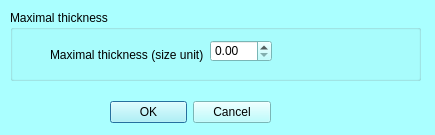
<?xml version="1.0" encoding="UTF-8"?>
<ui version="4.0">
 <class>mqScalarsThicknessDialog</class>
 <widget class="QDialog" name="mqScalarsThicknessDialog">
  <property name="geometry">
   <rect>
    <x>0</x>
    <y>0</y>
    <width>435</width>
    <height>135</height>
   </rect>
  </property>
  <property name="palette">
   <palette>
    <active>
     <colorrole role="WindowText">
      <brush brushstyle="SolidPattern">
       <color alpha="255">
        <red>0</red>
        <green>0</green>
        <blue>0</blue>
       </color>
      </brush>
     </colorrole>
     <colorrole role="Button">
      <brush brushstyle="SolidPattern">
       <color alpha="255">
        <red>170</red>
        <green>255</green>
        <blue>255</blue>
       </color>
      </brush>
     </colorrole>
     <colorrole role="Light">
      <brush brushstyle="SolidPattern">
       <color alpha="255">
        <red>255</red>
        <green>255</green>
        <blue>255</blue>
       </color>
      </brush>
     </colorrole>
     <colorrole role="Midlight">
      <brush brushstyle="SolidPattern">
       <color alpha="255">
        <red>212</red>
        <green>255</green>
        <blue>255</blue>
       </color>
      </brush>
     </colorrole>
     <colorrole role="Dark">
      <brush brushstyle="SolidPattern">
       <color alpha="255">
        <red>85</red>
        <green>127</green>
        <blue>127</blue>
       </color>
      </brush>
     </colorrole>
     <colorrole role="Mid">
      <brush brushstyle="SolidPattern">
       <color alpha="255">
        <red>113</red>
        <green>170</green>
        <blue>170</blue>
       </color>
      </brush>
     </colorrole>
     <colorrole role="Text">
      <brush brushstyle="SolidPattern">
       <color alpha="255">
        <red>0</red>
        <green>0</green>
        <blue>0</blue>
       </color>
      </brush>
     </colorrole>
     <colorrole role="BrightText">
      <brush brushstyle="SolidPattern">
       <color alpha="255">
        <red>255</red>
        <green>255</green>
        <blue>255</blue>
       </color>
      </brush>
     </colorrole>
     <colorrole role="ButtonText">
      <brush brushstyle="SolidPattern">
       <color alpha="255">
        <red>0</red>
        <green>0</green>
        <blue>0</blue>
       </color>
      </brush>
     </colorrole>
     <colorrole role="Base">
      <brush brushstyle="SolidPattern">
       <color alpha="255">
        <red>255</red>
        <green>255</green>
        <blue>255</blue>
       </color>
      </brush>
     </colorrole>
     <colorrole role="Window">
      <brush brushstyle="SolidPattern">
       <color alpha="255">
        <red>170</red>
        <green>255</green>
        <blue>255</blue>
       </color>
      </brush>
     </colorrole>
     <colorrole role="Shadow">
      <brush brushstyle="SolidPattern">
       <color alpha="255">
        <red>0</red>
        <green>0</green>
        <blue>0</blue>
       </color>
      </brush>
     </colorrole>
     <colorrole role="AlternateBase">
      <brush brushstyle="SolidPattern">
       <color alpha="255">
        <red>212</red>
        <green>255</green>
        <blue>255</blue>
       </color>
      </brush>
     </colorrole>
     <colorrole role="ToolTipBase">
      <brush brushstyle="SolidPattern">
       <color alpha="255">
        <red>255</red>
        <green>255</green>
        <blue>220</blue>
       </color>
      </brush>
     </colorrole>
     <colorrole role="ToolTipText">
      <brush brushstyle="SolidPattern">
       <color alpha="255">
        <red>0</red>
        <green>0</green>
        <blue>0</blue>
       </color>
      </brush>
     </colorrole>
    </active>
    <inactive>
     <colorrole role="WindowText">
      <brush brushstyle="SolidPattern">
       <color alpha="255">
        <red>0</red>
        <green>0</green>
        <blue>0</blue>
       </color>
      </brush>
     </colorrole>
     <colorrole role="Button">
      <brush brushstyle="SolidPattern">
       <color alpha="255">
        <red>170</red>
        <green>255</green>
        <blue>255</blue>
       </color>
      </brush>
     </colorrole>
     <colorrole role="Light">
      <brush brushstyle="SolidPattern">
       <color alpha="255">
        <red>255</red>
        <green>255</green>
        <blue>255</blue>
       </color>
      </brush>
     </colorrole>
     <colorrole role="Midlight">
      <brush brushstyle="SolidPattern">
       <color alpha="255">
        <red>212</red>
        <green>255</green>
        <blue>255</blue>
       </color>
      </brush>
     </colorrole>
     <colorrole role="Dark">
      <brush brushstyle="SolidPattern">
       <color alpha="255">
        <red>85</red>
        <green>127</green>
        <blue>127</blue>
       </color>
      </brush>
     </colorrole>
     <colorrole role="Mid">
      <brush brushstyle="SolidPattern">
       <color alpha="255">
        <red>113</red>
        <green>170</green>
        <blue>170</blue>
       </color>
      </brush>
     </colorrole>
     <colorrole role="Text">
      <brush brushstyle="SolidPattern">
       <color alpha="255">
        <red>0</red>
        <green>0</green>
        <blue>0</blue>
       </color>
      </brush>
     </colorrole>
     <colorrole role="BrightText">
      <brush brushstyle="SolidPattern">
       <color alpha="255">
        <red>255</red>
        <green>255</green>
        <blue>255</blue>
       </color>
      </brush>
     </colorrole>
     <colorrole role="ButtonText">
      <brush brushstyle="SolidPattern">
       <color alpha="255">
        <red>0</red>
        <green>0</green>
        <blue>0</blue>
       </color>
      </brush>
     </colorrole>
     <colorrole role="Base">
      <brush brushstyle="SolidPattern">
       <color alpha="255">
        <red>255</red>
        <green>255</green>
        <blue>255</blue>
       </color>
      </brush>
     </colorrole>
     <colorrole role="Window">
      <brush brushstyle="SolidPattern">
       <color alpha="255">
        <red>170</red>
        <green>255</green>
        <blue>255</blue>
       </color>
      </brush>
     </colorrole>
     <colorrole role="Shadow">
      <brush brushstyle="SolidPattern">
       <color alpha="255">
        <red>0</red>
        <green>0</green>
        <blue>0</blue>
       </color>
      </brush>
     </colorrole>
     <colorrole role="AlternateBase">
      <brush brushstyle="SolidPattern">
       <color alpha="255">
        <red>212</red>
        <green>255</green>
        <blue>255</blue>
       </color>
      </brush>
     </colorrole>
     <colorrole role="ToolTipBase">
      <brush brushstyle="SolidPattern">
       <color alpha="255">
        <red>255</red>
        <green>255</green>
        <blue>220</blue>
       </color>
      </brush>
     </colorrole>
     <colorrole role="ToolTipText">
      <brush brushstyle="SolidPattern">
       <color alpha="255">
        <red>0</red>
        <green>0</green>
        <blue>0</blue>
       </color>
      </brush>
     </colorrole>
    </inactive>
    <disabled>
     <colorrole role="WindowText">
      <brush brushstyle="SolidPattern">
       <color alpha="255">
        <red>85</red>
        <green>127</green>
        <blue>127</blue>
       </color>
      </brush>
     </colorrole>
     <colorrole role="Button">
      <brush brushstyle="SolidPattern">
       <color alpha="255">
        <red>170</red>
        <green>255</green>
        <blue>255</blue>
       </color>
      </brush>
     </colorrole>
     <colorrole role="Light">
      <brush brushstyle="SolidPattern">
       <color alpha="255">
        <red>255</red>
        <green>255</green>
        <blue>255</blue>
       </color>
      </brush>
     </colorrole>
     <colorrole role="Midlight">
      <brush brushstyle="SolidPattern">
       <color alpha="255">
        <red>212</red>
        <green>255</green>
        <blue>255</blue>
       </color>
      </brush>
     </colorrole>
     <colorrole role="Dark">
      <brush brushstyle="SolidPattern">
       <color alpha="255">
        <red>85</red>
        <green>127</green>
        <blue>127</blue>
       </color>
      </brush>
     </colorrole>
     <colorrole role="Mid">
      <brush brushstyle="SolidPattern">
       <color alpha="255">
        <red>113</red>
        <green>170</green>
        <blue>170</blue>
       </color>
      </brush>
     </colorrole>
     <colorrole role="Text">
      <brush brushstyle="SolidPattern">
       <color alpha="255">
        <red>85</red>
        <green>127</green>
        <blue>127</blue>
       </color>
      </brush>
     </colorrole>
     <colorrole role="BrightText">
      <brush brushstyle="SolidPattern">
       <color alpha="255">
        <red>255</red>
        <green>255</green>
        <blue>255</blue>
       </color>
      </brush>
     </colorrole>
     <colorrole role="ButtonText">
      <brush brushstyle="SolidPattern">
       <color alpha="255">
        <red>85</red>
        <green>127</green>
        <blue>127</blue>
       </color>
      </brush>
     </colorrole>
     <colorrole role="Base">
      <brush brushstyle="SolidPattern">
       <color alpha="255">
        <red>170</red>
        <green>255</green>
        <blue>255</blue>
       </color>
      </brush>
     </colorrole>
     <colorrole role="Window">
      <brush brushstyle="SolidPattern">
       <color alpha="255">
        <red>170</red>
        <green>255</green>
        <blue>255</blue>
       </color>
      </brush>
     </colorrole>
     <colorrole role="Shadow">
      <brush brushstyle="SolidPattern">
       <color alpha="255">
        <red>0</red>
        <green>0</green>
        <blue>0</blue>
       </color>
      </brush>
     </colorrole>
     <colorrole role="AlternateBase">
      <brush brushstyle="SolidPattern">
       <color alpha="255">
        <red>170</red>
        <green>255</green>
        <blue>255</blue>
       </color>
      </brush>
     </colorrole>
     <colorrole role="ToolTipBase">
      <brush brushstyle="SolidPattern">
       <color alpha="255">
        <red>255</red>
        <green>255</green>
        <blue>220</blue>
       </color>
      </brush>
     </colorrole>
     <colorrole role="ToolTipText">
      <brush brushstyle="SolidPattern">
       <color alpha="255">
        <red>0</red>
        <green>0</green>
        <blue>0</blue>
       </color>
      </brush>
     </colorrole>
    </disabled>
   </palette>
  </property>
  <property name="windowTitle">
   <string>Scalars: compute thickness within selected objects</string>
  </property>
  <widget class="QWidget" name="layoutWidget">
   <property name="geometry">
    <rect>
     <x>110</x>
     <y>100</y>
     <width>161</width>
     <height>25</height>
    </rect>
   </property>
   <layout class="QHBoxLayout" name="horizontalLayout_2">
    <item>
     <widget class="QDialogButtonBox" name="buttonBox">
      <property name="orientation">
       <enum>Qt::Horizontal</enum>
      </property>
      <property name="standardButtons">
       <set>QDialogButtonBox::Cancel|QDialogButtonBox::Ok</set>
      </property>
     </widget>
    </item>
   </layout>
  </widget>
  <widget class="QGroupBox" name="groupBox">
   <property name="geometry">
    <rect>
     <x>10</x>
     <y>10</y>
     <width>411</width>
     <height>71</height>
    </rect>
   </property>
   <property name="title">
    <string>Maximal thickness</string>
   </property>
   <widget class="QLabel" name="label_5">
    <property name="geometry">
     <rect>
      <x>40</x>
      <y>30</y>
      <width>201</width>
      <height>31</height>
     </rect>
    </property>
    <property name="text">
     <string>&lt;html&gt;&lt;head/&gt;&lt;body&gt;&lt;p&gt;Maximal thickness (size unit)&lt;/p&gt;&lt;/body&gt;&lt;/html&gt;</string>
    </property>
   </widget>
   <widget class="QDoubleSpinBox" name="thickness">
    <property name="geometry">
     <rect>
      <x>200</x>
      <y>30</y>
      <width>62</width>
      <height>22</height>
     </rect>
    </property>
   </widget>
  </widget>
 </widget>
 <resources>
  <include location="../Icons/icons.qrc"/>
  <include location="../Icons/icons.qrc"/>
 </resources>
 <connections>
  <connection>
   <sender>buttonBox</sender>
   <signal>accepted()</signal>
   <receiver>mqScalarsThicknessDialog</receiver>
   <slot>accept()</slot>
   <hints>
    <hint type="sourcelabel">
     <x>248</x>
     <y>254</y>
    </hint>
    <hint type="destinationlabel">
     <x>157</x>
     <y>274</y>
    </hint>
   </hints>
  </connection>
  <connection>
   <sender>buttonBox</sender>
   <signal>rejected()</signal>
   <receiver>mqScalarsThicknessDialog</receiver>
   <slot>reject()</slot>
   <hints>
    <hint type="sourcelabel">
     <x>316</x>
     <y>260</y>
    </hint>
    <hint type="destinationlabel">
     <x>286</x>
     <y>274</y>
    </hint>
   </hints>
  </connection>
 </connections>
</ui>
